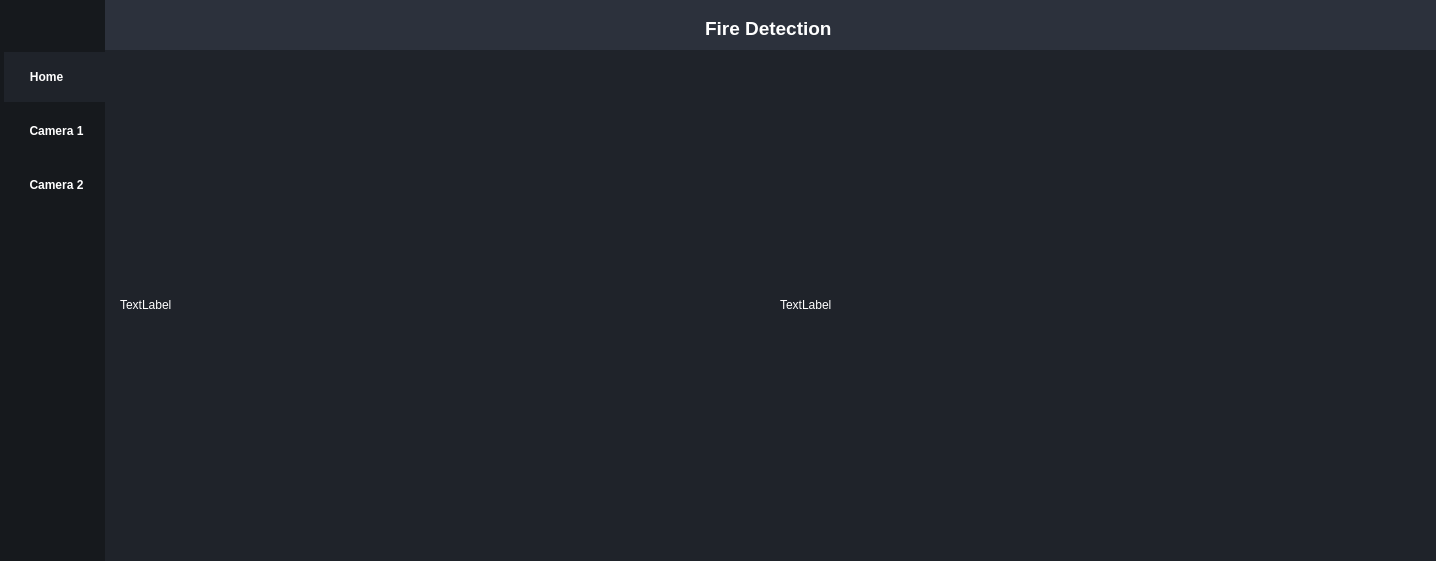
<?xml version="1.0" encoding="UTF-8"?>
<ui version="4.0">
 <class>MainWindow</class>
 <widget class="QMainWindow" name="MainWindow">
  <property name="geometry">
   <rect>
    <x>0</x>
    <y>0</y>
    <width>1436</width>
    <height>561</height>
   </rect>
  </property>
  <property name="windowTitle">
   <string>MainWindow</string>
  </property>
  <property name="styleSheet">
   <string notr="true">*{
	border:none;
	background-color:transparent;
	background:transparent;
	padding: 0;
	margin: 0;
	color: #fff;
}
#centralwidget{
	background-color: #1f232a;
}
#menuFrame{
	background-color: #16191d;
}
#menuFrame menuBtn{
	text-align: left;
	padding: 5px 10px;
	boder-top-left-radius: 10px;
	boder-bottom-left-radius: 10px;
}
#centerMenuSubContainer{
	background-color: #2c313c;
}
#frame_4{
	background-color: #16191d;
	border-radius: 10px
}
#titleFrame{
	background-color: #2c313c;
}</string>
  </property>
  <widget class="QWidget" name="centralwidget">
   <widget class="QFrame" name="menuFrame">
    <property name="geometry">
     <rect>
      <x>0</x>
      <y>0</y>
      <width>105</width>
      <height>600</height>
     </rect>
    </property>
    <property name="frameShape">
     <enum>QFrame::StyledPanel</enum>
    </property>
    <property name="frameShadow">
     <enum>QFrame::Raised</enum>
    </property>
    <widget class="QPushButton" name="menuBtn">
     <property name="geometry">
      <rect>
       <x>4</x>
       <y>52</y>
       <width>105</width>
       <height>50</height>
      </rect>
     </property>
     <property name="sizePolicy">
      <sizepolicy hsizetype="Minimum" vsizetype="Fixed">
       <horstretch>0</horstretch>
       <verstretch>0</verstretch>
      </sizepolicy>
     </property>
     <property name="font">
      <font>
       <weight>75</weight>
       <bold>true</bold>
      </font>
     </property>
     <property name="layoutDirection">
      <enum>Qt::LeftToRight</enum>
     </property>
     <property name="styleSheet">
      <string notr="true">background-color: #1f232a;</string>
     </property>
     <property name="text">
      <string>Home      </string>
     </property>
     <property name="icon">
      <iconset resource="resource.qrc">
       <normaloff>:/icons/icons/home.svg</normaloff>:/icons/icons/home.svg</iconset>
     </property>
     <property name="iconSize">
      <size>
       <width>24</width>
       <height>24</height>
      </size>
     </property>
    </widget>
    <widget class="QPushButton" name="cam1Btn">
     <property name="geometry">
      <rect>
       <x>4</x>
       <y>106</y>
       <width>105</width>
       <height>50</height>
      </rect>
     </property>
     <property name="font">
      <font>
       <weight>75</weight>
       <bold>true</bold>
      </font>
     </property>
     <property name="text">
      <string>Camera 1</string>
     </property>
     <property name="icon">
      <iconset resource="resource.qrc">
       <normaloff>:/icons/icons/camera.svg</normaloff>:/icons/icons/camera.svg</iconset>
     </property>
     <property name="iconSize">
      <size>
       <width>24</width>
       <height>24</height>
      </size>
     </property>
    </widget>
    <widget class="QPushButton" name="cam2Btn">
     <property name="geometry">
      <rect>
       <x>4</x>
       <y>160</y>
       <width>105</width>
       <height>50</height>
      </rect>
     </property>
     <property name="font">
      <font>
       <weight>75</weight>
       <bold>true</bold>
      </font>
     </property>
     <property name="text">
      <string>Camera 2</string>
     </property>
     <property name="icon">
      <iconset resource="resource.qrc">
       <normaloff>:/icons/icons/camera.svg</normaloff>:/icons/icons/camera.svg</iconset>
     </property>
     <property name="iconSize">
      <size>
       <width>24</width>
       <height>24</height>
      </size>
     </property>
    </widget>
    <widget class="QLabel" name="label_8">
     <property name="geometry">
      <rect>
       <x>30</x>
       <y>3</y>
       <width>48</width>
       <height>48</height>
      </rect>
     </property>
     <property name="minimumSize">
      <size>
       <width>20</width>
       <height>20</height>
      </size>
     </property>
     <property name="text">
      <string/>
     </property>
     <property name="pixmap">
      <pixmap resource="resource.qrc">:/image/logoBK.png</pixmap>
     </property>
     <property name="scaledContents">
      <bool>true</bool>
     </property>
    </widget>
   </widget>
   <widget class="QFrame" name="titleFrame">
    <property name="geometry">
     <rect>
      <x>105</x>
      <y>0</y>
      <width>1344</width>
      <height>50</height>
     </rect>
    </property>
    <property name="frameShape">
     <enum>QFrame::StyledPanel</enum>
    </property>
    <property name="frameShadow">
     <enum>QFrame::Raised</enum>
    </property>
    <widget class="QLabel" name="label_2">
     <property name="geometry">
      <rect>
       <x>600</x>
       <y>20</y>
       <width>191</width>
       <height>16</height>
      </rect>
     </property>
     <property name="font">
      <font>
       <pointsize>14</pointsize>
       <weight>75</weight>
       <bold>true</bold>
      </font>
     </property>
     <property name="text">
      <string>Fire Detection</string>
     </property>
    </widget>
    <widget class="QLabel" name="label">
     <property name="geometry">
      <rect>
       <x>560</x>
       <y>10</y>
       <width>31</width>
       <height>31</height>
      </rect>
     </property>
     <property name="minimumSize">
      <size>
       <width>20</width>
       <height>20</height>
      </size>
     </property>
     <property name="text">
      <string/>
     </property>
     <property name="pixmap">
      <pixmap resource="resource.qrc">:/image/fire.png</pixmap>
     </property>
     <property name="scaledContents">
      <bool>true</bool>
     </property>
     <property name="alignment">
      <set>Qt::AlignCenter</set>
     </property>
    </widget>
    <widget class="QLabel" name="label_7">
     <property name="geometry">
      <rect>
       <x>760</x>
       <y>10</y>
       <width>31</width>
       <height>31</height>
      </rect>
     </property>
     <property name="minimumSize">
      <size>
       <width>20</width>
       <height>20</height>
      </size>
     </property>
     <property name="text">
      <string/>
     </property>
     <property name="pixmap">
      <pixmap resource="resource.qrc">:/image/fire.png</pixmap>
     </property>
     <property name="scaledContents">
      <bool>true</bool>
     </property>
     <property name="alignment">
      <set>Qt::AlignCenter</set>
     </property>
    </widget>
   </widget>
   <widget class="QStackedWidget" name="mainFrame">
    <property name="geometry">
     <rect>
      <x>105</x>
      <y>50</y>
      <width>1344</width>
      <height>559</height>
     </rect>
    </property>
    <property name="styleSheet">
     <string notr="true"/>
    </property>
    <property name="currentIndex">
     <number>0</number>
    </property>
    <widget class="QWidget" name="homeF">
     <widget class="QLabel" name="label_3">
      <property name="geometry">
       <rect>
        <x>15</x>
        <y>15</y>
        <width>640</width>
        <height>480</height>
       </rect>
      </property>
      <property name="text">
       <string>TextLabel</string>
      </property>
     </widget>
     <widget class="QLabel" name="label_4">
      <property name="geometry">
       <rect>
        <x>675</x>
        <y>15</y>
        <width>640</width>
        <height>480</height>
       </rect>
      </property>
      <property name="text">
       <string>TextLabel</string>
      </property>
     </widget>
    </widget>
    <widget class="QWidget" name="cam1F">
     <widget class="QLabel" name="label_5">
      <property name="geometry">
       <rect>
        <x>15</x>
        <y>15</y>
        <width>640</width>
        <height>480</height>
       </rect>
      </property>
      <property name="text">
       <string>TextLabel</string>
      </property>
     </widget>
    </widget>
    <widget class="QWidget" name="cam2F">
     <widget class="QLabel" name="label_6">
      <property name="geometry">
       <rect>
        <x>15</x>
        <y>15</y>
        <width>640</width>
        <height>480</height>
       </rect>
      </property>
      <property name="text">
       <string>TextLabel</string>
      </property>
     </widget>
    </widget>
   </widget>
  </widget>
 </widget>
 <resources>
  <include location="resource.qrc"/>
  <include location="resource.qrc"/>
 </resources>
 <connections/>
</ui>
